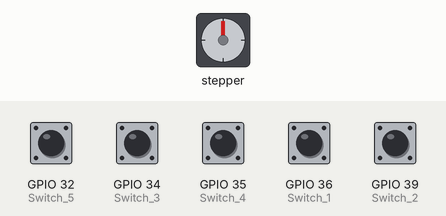
A sketch run on a simulated ESP32. Shown: stepper motor. The inputs (shaded band) are chosen by the test bench; at power-on: GPIO 32 (Switch_5), GPIO 34 (Switch_3), GPIO 35 (Switch_4), GPIO 36 (Switch_1), GPIO 39 (Switch_2) HIGH. Stepper angles assume 2048 steps per turn; what the sketch prints to the serial monitor is not drawn.

Above: at 1.2 s.
1.3 s: GPIO 34 (Switch_3) pulled LOW for 0.15 s
At 2.58 s:
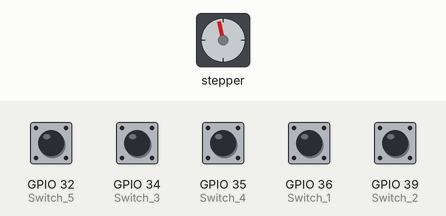
At 3.92 s:
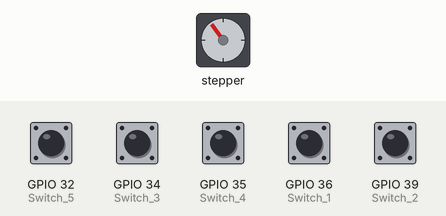
4.3 s: GPIO 32 (Switch_5) pulled LOW for 0.15 s
7.4 s: GPIO 35 (Switch_4) pulled LOW for 1 s
11.1 s: GPIO 39 (Switch_2) pulled LOW for 1 s
At 12.7 s:
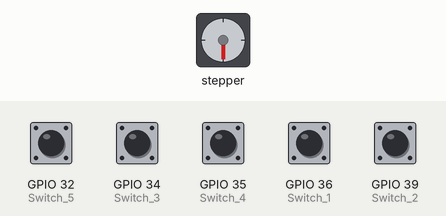
13.6 s: GPIO 35 (Switch_4) pulled LOW for 0.15 s
At 14.42 s:
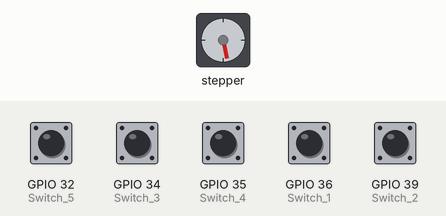
16.6 s: GPIO 36 (Switch_1) pulled LOW for 1 s
Timing chart, 0 to 33.3 s (numbered marks = the images above; inputs shaded):
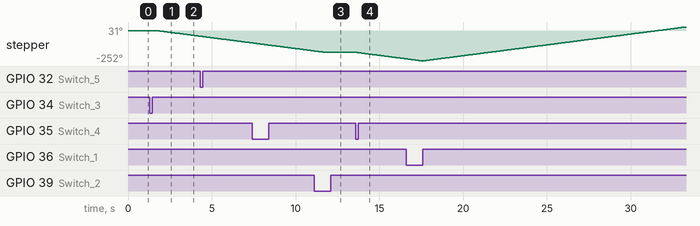

The sketch:

STEPPER_MOTOR_CONTROL.ino
```cpp
#include <Stepper.h>

const int stepsPerRevolution = 2048;  // change this to fit the number of steps per revolution
const int stepsPerRevolution_0 = 0;
// ULN2003 Motor Driver Pins
#define IN1 19
#define IN2 23
#define IN3 18
#define IN4 5
int mSpeed = 0;
int dt = 500;
int Switch_1 = 36;
int Switch_2 = 39;
int Switch_3 = 34;
int Switch_4 = 35;
int Switch_5 = 32;

int dir1;
int dir2;

int SW1;
int SW2;
int SW3;
int SW4;
int SW5;
// initialize the stepper library
Stepper myStepper(stepsPerRevolution, IN1, IN3, IN2, IN4);

void setup() {
  // set the speed at 5 rpm

  // initialize the serial port
  Serial.begin(115200);
  pinMode(Switch_1, INPUT);
  pinMode(Switch_2, INPUT);
  pinMode(Switch_3, INPUT);
  pinMode(Switch_4, INPUT);
  pinMode(Switch_5, INPUT);
  digitalWrite(Switch_1, HIGH);
  digitalWrite(Switch_2, HIGH);
  digitalWrite(Switch_3, HIGH);
  digitalWrite(Switch_4, HIGH);
  digitalWrite(Switch_5, HIGH);
}

void loop() {
  // step one revolution in one direction:
  SW1 = digitalRead(Switch_1);
  SW2 = digitalRead(Switch_2);
  SW3 = digitalRead(Switch_3);
  SW4 = digitalRead(Switch_4);
  SW5 = digitalRead(Switch_5);
  Serial.println(SW1);
  Serial.println(SW2);
  Serial.println(SW3);
  Serial.println(SW4);
  Serial.println(SW5);

  Serial.print("dir1 = ");
  Serial.println(dir1);
  Serial.print("dir2 = ");
  Serial.println(dir2);

  if (SW5 == 0)
  {
    dir1 = 0;
    dir2 = 0;
    mSpeed = 0;
    Stop();
  }
  if (SW1 == 0)
  {
    dir2 = 0;
    dir1 = 1;
  }
  if (dir1 == 1)
  {
    myStepper.setSpeed(3);
    Serial.println("clockwise");
    myStepper.step(stepsPerRevolution / 10);
  }
  if (SW4 == 0)
  {
    dir1 = 0;
    dir2 = 1;
  }
  if (dir2 == 1)
  {
    myStepper.setSpeed(3);
    Serial.println("counterclockwise");
    myStepper.step(-stepsPerRevolution / 10);
  }
  if (SW3 == 0) {
    dir1 = 0;
    dir2 = 0;
    Serial.println("Decrement");
    mSpeed = mSpeed - 3;
    delay(dt);
  }
  if (SW2 == 0) {
    dir1 = 0;
    dir2 = 0;
    Serial.println("Increment");
    mSpeed = mSpeed + 3;
    delay(dt);
  }
  Serial.print("Motor Speed ");
  Serial.println(mSpeed);

  if (mSpeed > 18) {
    dir1 = 0;
    dir2 = 0;
    mSpeed = 18;
  }
  if (mSpeed < -18) {
    dir1 = 0;
    dir2 = 0;
    mSpeed = -18;
  }
  //  if (mSpeed == 10) {
  //    mSpeed = 50;
  //  }
  //  if (mSpeed == -10) {
  //    mSpeed = -50;
  //  }
  //  if (mSpeed == 40 || mSpeed == 45) {
  //    mSpeed = 0;
  //  }
  //  if (mSpeed == -40 || mSpeed == -45) {
  //    mSpeed = 0;
  //  }
  //  if (mSpeed == 0) {
  //    myStepper.setSpeed(mSpeed);
  //  }
  if (mSpeed > 0)
  {
    dir1 = 0;
    dir2 = 0;
    myStepper.setSpeed(mSpeed);
    myStepper.step(stepsPerRevolution / 10);
  }
  if (mSpeed == -3)
  {
    dir1 = 0;
    dir2 = 0;
    myStepper.setSpeed(3);
    myStepper.step(-stepsPerRevolution / 10);
  }
  if (mSpeed == -6)
  {
    dir1 = 0;
    dir2 = 0;
    myStepper.setSpeed(6);
    myStepper.step(-stepsPerRevolution / 10);
  }
  if (mSpeed == -9)
  {
    dir1 = 0;
    dir2 = 0;
    myStepper.setSpeed(9);
    myStepper.step(-stepsPerRevolution / 10);
  }
  if (mSpeed == -12)
  {
    dir1 = 0;
    dir2 = 0;
    myStepper.setSpeed(12);
    myStepper.step(-stepsPerRevolution / 10);
  }
  if (mSpeed == -15)
  {
    dir1 = 0;
    dir2 = 0;
    myStepper.setSpeed(15);
    myStepper.step(-stepsPerRevolution / 10);
  }
  if (mSpeed == -18)
  {
    dir1 = 0;
    dir2 = 0;
    myStepper.setSpeed(18);
    myStepper.step(-stepsPerRevolution / 10);
  }
}

void Stop()
{
  digitalWrite(IN1, LOW);
  digitalWrite(IN2, LOW);
  digitalWrite(IN3, LOW);
  digitalWrite(IN4, LOW);
}
```

Measured:
- after the input at 1.3 s, stepper: keeps turning counter-clockwise at about 18°/s, starting after 0.51 s
- after the input at 11.1 s, stepper: goes on until 11.7 s, then stays -180°
- after the input at 13.6 s, stepper: keeps turning counter-clockwise at about 18°/s, starting at once
